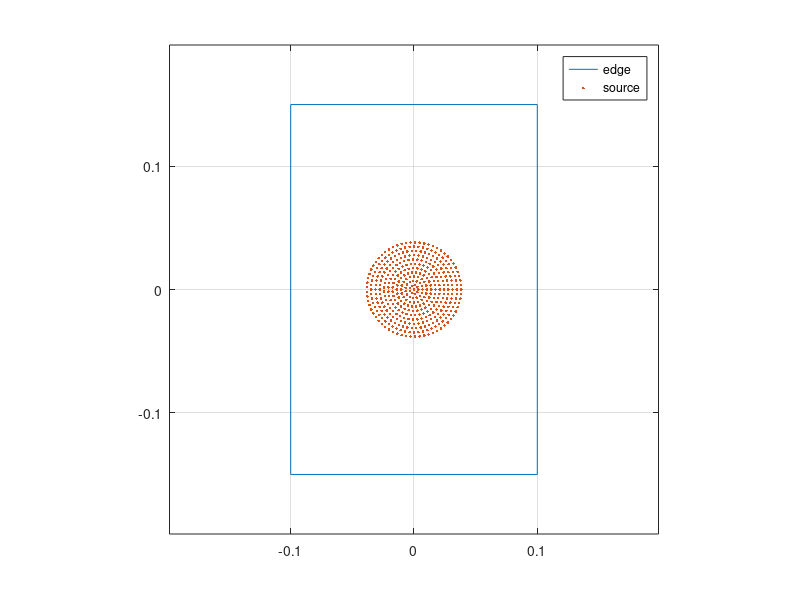
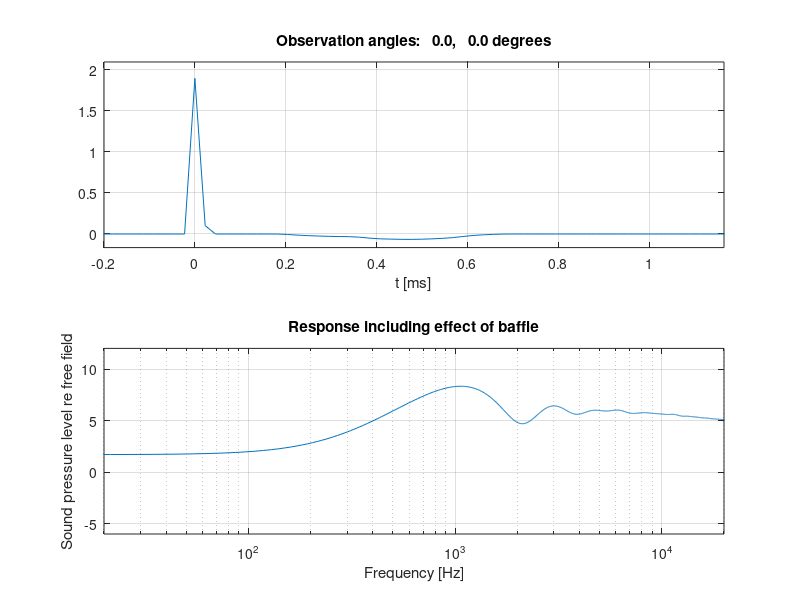
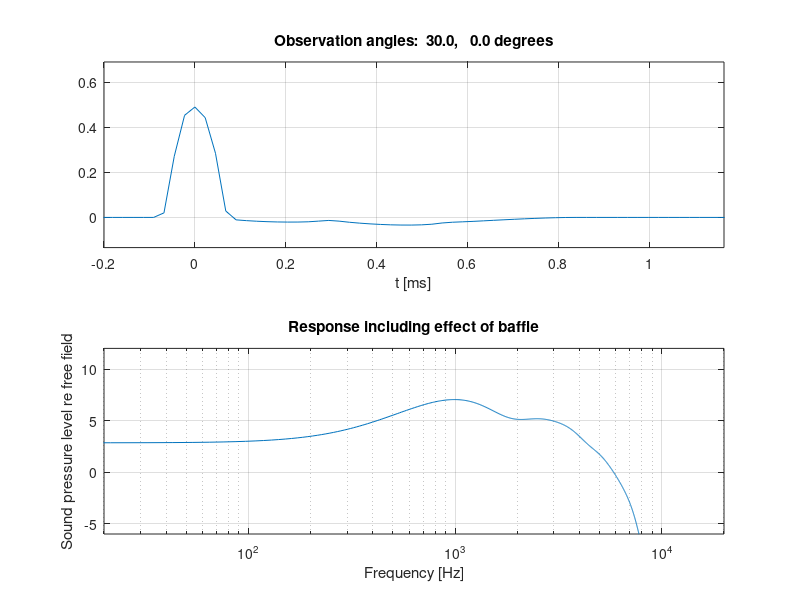

The MATLAB script that drew these images, in order:
function [t,imp_resp,f,Imp1]=diffrac(corners,r,angles,source_rad,fs);

% [t,imp_resp,f,Imp1]=diffrac(corners,r,angles,source_rad,fs)
%
% Diffraction calculation for loudspeaker front plate design.
% Calculation according to Terai T., Journal of Sound and Vibration, 1980, 69(1),
% 71-100. "On calculation of sound fields around three dimensional objects
% by integration". The paper assumes an infinitely thin baffle and ignores
% any contributions from a pressure on the back of the baffle
%
% The baffle is assumed placed in xy plane (z=0) and source is assumed to be
% centered in (0,0) in this plane. 
%
% Input parameters:
%
% corners      : matrix of corner positions:
%                1st column: x coordinate
%                2nd column: y coordinate
%                3rd column: z coordinate (if omitted, zero is assumed)
%                f.ex.   [ 1 1 0; 1 -1 0; -1 -1 0; -1 1 0; 1 1 0]
%                The function will fill the straight line between corners
%                based on fs. For curved boundary, use more corners; a
%                polygon is created that approximates the curve. More
%                sources provide better results (e.g. use >100).
% 
% r            : source-receiver distance. On axis mic position is (0,0,r)
%
% angles       : [azimuth elevation] horizontal and vertical off axis angle
%                 in degrees. Can contain more rows with more positions,
%                 all are calculated.
%
% source_rad   : piston source radius.
% 
% 
% fs           : sampling frequency in the calculation, edge element size
%                is adjusted accordingly. Default value 44100 Hz
%
% Output parameters:
%
% t            : time axis for the simulated impulse response
%
% imp_resp     : simulated impulse response
%
% f            : frequency axis for the simulated frequency response
%
% Imp1         : frequency response


%     Finn Agerkvist, 2017
%     VCH 2019, some improvements in the input/output
%     VCH 2024, some coding and help improvements

if nargin<5
    if nargin<4
        if nargin<3
            if nargin<2
                if nargin<1
                    lx=0.1; ly=0.15;
                    corners=[lx ly; lx -ly; -lx -ly; -lx ly; lx ly]
                end
                r=1
            end
            angles=[ 0 0 ; 30 0] % [horizontal and vertical]
        end
        source_rad=0.04 % 4 inch driver 
    end
    fs=44100

end


c=343;
dt=1/fs;
delta_e_max=c/fs/2;

%angles 
n_ang=size(angles,1);


%sources
[sources,strength]=pistonsource(source_rad,delta_e_max);


n_source=size(sources,1);
if size(sources,2)==2
  sources=[sources zeros(n_source,1)];
end
%s=[s zeros(n_source,1)]
maxSr=max(sqrt(sum(sources.^2,2)));  % maximum radius of source element
maxCr=max(sqrt(sum(corners.^2,2)));  % maximum radius of corner elements

%edge elements
n_edge=size(corners,1)-1;
if size(corners,2)==2
  corners=[corners zeros(n_edge+1,1)];
end

% Order corner sources clockwise and force that the last corner source is
% at the same place as the first (VCH 10-2019)
[dum,cornerI]=sort(angle([corners(:,1)+1i*corners(:,2)]),'descend');
corners=corners(cornerI,:);
if abs(corners(1,1)-corners(end,1))>maxCr*1e-6 | abs(corners(1,2)-corners(end,2))>maxCr*1e-6 | abs(corners(1,3)-corners(end,3))>maxCr*1e-6
    corners=[corners; corners(1,:)];
end


figure%(6)
plot(corners(:,1),corners(:,2),'-',sources(:,1),sources(:,2),'.');
axis([-1.1*maxCr 1.1*maxCr -1.1*maxCr 1.1*maxCr])
legend('edge','source')
axis equal
grid on


d_e=[];
nes=[];
E=[];
maxSr=dt*c*ceil(maxSr/(dt*c));  % time align for source center
dmin=r-maxSr-5*c*dt;  % add 5 samples for safety
dmax=r+maxSr+2*maxCr;

T=(dmax-dmin)/c;
Nmin=2^ceil(log(fs/20)/log(2));
N=2^ceil(log(T*fs)/log(2));
N=max(N,Nmin);
t=(dmin-r)/c+(0:dt:(N-1)*dt);
st=length(t);

for n=1:n_edge
   ne=ceil(norm(corners(n+1,:)-corners(n,:))/delta_e_max); % number of elements
   nes=[nes ; ne]; % number of elements pr edge
   de=(corners(n+1,:)-corners(n,:))/ne;   % vector of edge element vectors 
   d_e=[d_e; ones(ne,1)*de];
   en=ones(ne,1)*corners(n,:)+ (0.5:(ne-0.5))'*de;
   E=[E; en] ;  % edge element location vector
end

N_edge=sum(nes); 
impi=[];
ones_NE=ones(N_edge,1);



for n=1:n_ang
    imp=zeros(1,st);
    theta=pi*angles(n,1)/180;
    phi=pi*angles(n,2)/180;
    
    r_theta=r*[ cos(phi)*sin(theta) sin(phi)  cos(phi)*cos(theta)     ];
    
    for k=1:n_source
        
        dm=norm(sources(k,:)-r_theta);  %  sourcer reciver distance
        nt0=(dm-dmin)/c/dt;
        S=ones_NE*sources(k,:);
        R=ones(N_edge,1)*r_theta;
        l=R-E;
        m=E-S;
        lm=sqrt(sum(l'.^2)'.*sum(m'.^2)'); 
        nt=(sqrt(sum(l'.^2))'+sqrt(sum(m'.^2))'-dmin)/c/dt; %time corrected delay (source center)
        
        %Terai
        pdc=cross(l,m,2);
        pdot=dot(pdc,d_e,2);
        naevner=sqrt(sum(l'.^2).*sum(m'.^2))'+dot(l,m,2);
        pd=strength(k)*r/2/pi*(pdot./naevner)./lm;
        
        % direct sound
        if R(1,3)>=0
            k;
            j0=floor(nt0);
            xd=nt0-j0;
            imp(j0+1)=imp(j0+1)+(1-xd)*2*r/dm*strength(k);
            imp(j0+2)=imp(j0+2)+xd*2*r/dm*strength(k);
        end
                
%         ind_fl=floor(nt)
%         x=nt-ind_fl
%         imp(ind_fl+1)=imp(ind_fl+1)+(1-x).*pd;
%         imp(ind_fl+2)=imp(ind_fl+2)+x.*pd;
        for i=1:N_edge
            j=floor(nt(i));
            x=nt(i)-j;
            imp(j+1)=imp(j+1)+(1-x)*pd(i);
            imp(j+2)=imp(j+2)+x*pd(i);
        end
        
    end
    if k==0
        impi=imp';
    else
        impi=[impi imp'];
    end
end
imp_resp=impi;

st2=floor(st/2);
f=(1:st2)*fs/2/st2;

% figure(1)
for i=1:n_ang
   figure
   subplot(2,1,1)
   plot(t*1000,[imp_resp(:,i)])
   xlabel('t [ms]')
   minp=min(imp_resp(:,i));
   maxp=max(imp_resp(:,i));
   tmax=(dmax-r)/c*1000;
   axis([-0.2 tmax  minp-0.1 maxp+.2]);
   tstr=sprintf('Observation angles: %5.1f, %5.1f degrees, sum=%5.3f',angles(i,1),angles(i,2),sum(imp_resp(:,i)));
   tstr=sprintf('Observation angles: %5.1f, %5.1f degrees',angles(i,1),angles(i,2));
   title(tstr);
   grid on
   subplot(2,1,2)
   Imp=fft(imp_resp(:,i));
   Imp1(:,i)=20*log10(abs(Imp(1:st2)));
   semilogx(f,Imp1(:,i))
   %legend('On axis','30 degrees off axis')
   xlabel('Frequency [Hz]');
   ylabel('Sound pressure level re free field');
   title('Response including effect of baffle')
   axis([20 20000 -6 12])
%    if (n_ang>1) & (i<n_ang) 
%        s='press key for next plot'
%        pause
%    end
   grid on
end


function [ sources,strength ] = pistonsource(radius,dmax)
%  [ sources,strength ] = pistonsource(radius,dmax)
%   Calculates equivalent monopole sources for a circular piston
%   sources : monopole positions
%   strength: monopole strengh (sum=1)
%   radius  : piston radius
%   dmax    : max distance between monopole sources
% Finn Agerkvist, 2017

Nr=ceil(radius/dmax);

dr=radius/(Nr+0.5);

sources=[ 0 0 ];
strength=[(dr/radius)^2/4];
for n=1:Nr
    rc=n*dr;  % radius for center of ring
    na=ceil(2*pi*(n+0.5)*dr/dmax);
    na=max(na,4);%  number of angles
    dphi=2*pi/na;
    strth=((n+0.5)^2-(n-0.5)^2)/(Nr+0.5)^2/na;
    for a=1:na
        sources=[sources; rc*cos(a*dphi) rc*sin(a*dphi) ];
        strength=[strength; strth];
    end
end
